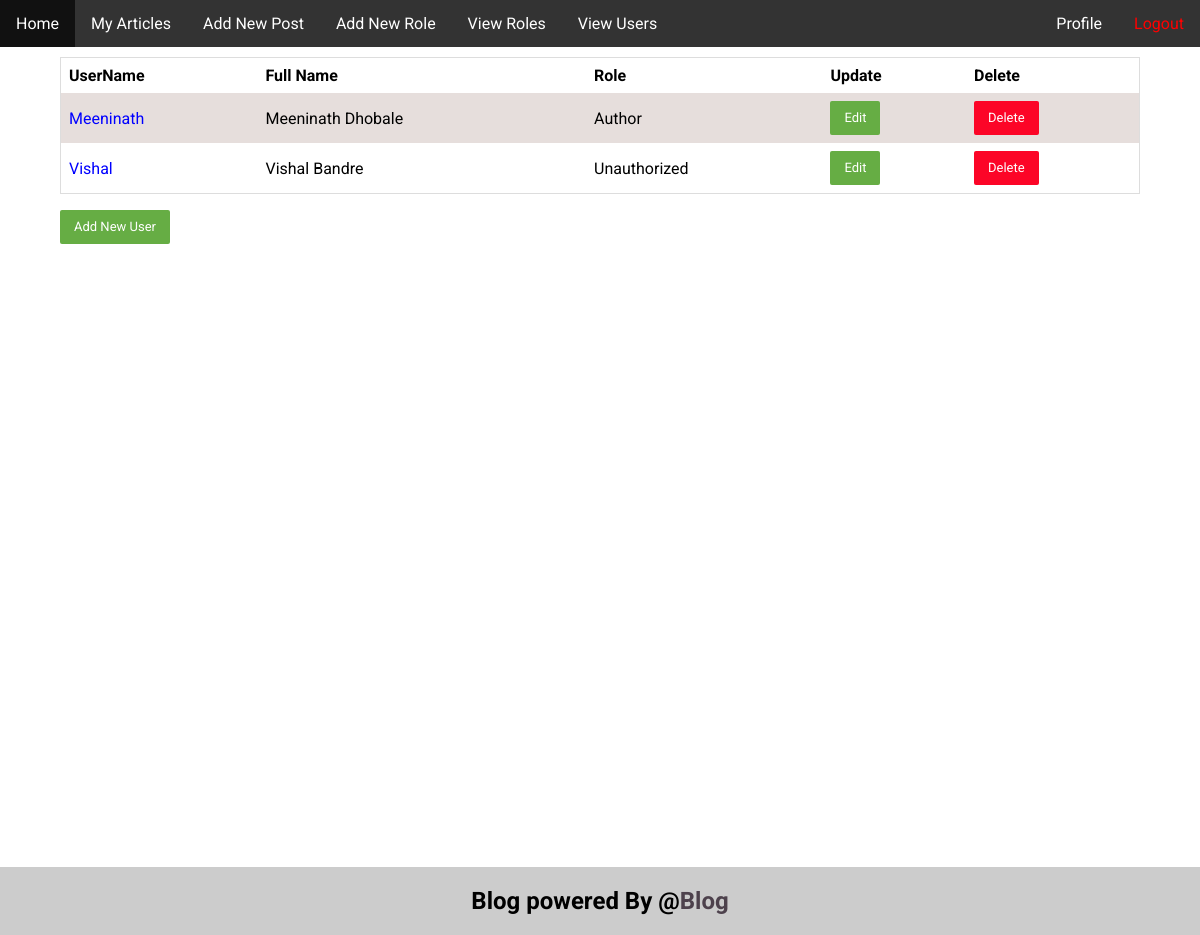
Screenshot of /admin/users-list.php (signed in) with the database file from the repository.
### tables this page shows
CREATE TABLE `users` (
  `userid` int(30) NOT NULL,
  `username` varchar(300) NOT NULL,
  `password` varchar(300) NOT NULL,
  `email` varchar(300) NOT NULL,
  `profileid` int(30) NOT NULL,
  `roleid` int(30) NOT NULL
);

CREATE TABLE `user_profile` (
  `profileid` int(30) NOT NULL,
  `userid` int(30) NOT NULL,
  `firstName` varchar(50) DEFAULT NULL,
  `middleName` varchar(50) DEFAULT NULL,
  `lastName` varchar(50) DEFAULT NULL,
  `displayProfile` text DEFAULT 'c4366c5874fde2c16822c3c36f2df8de.jpg',
  `mobile` text DEFAULT NULL,
  `email` text DEFAULT NULL,
  `city` varchar(300) DEFAULT NULL,
  `district` varchar(300) DEFAULT NULL,
  `state` varchar(300) DEFAULT NULL,
  `country` varchar(300) DEFAULT NULL
);

CREATE TABLE `role` (
  `roleid` int(30) NOT NULL,
  `role` varchar(300) NOT NULL
);

### admin/classes/User.php (called while the page is built, shortened)
<?php
require_once($_SERVER["DOCUMENT_ROOT"] . '/blog/includes/config.php');
class User
{
 function selectAllUsersById($id)
 {
  global $db;
  $stmt = $db->prepare('SELECT * FROM users WHERE userid != :userid');
  $stmt->execute(array(':userid' => $id));
  $row = $stmt->fetchAll();
  return $row;
 }
}
$User = new User;

### admin/classes/Profile.php (called while the page is built, shortened)
<?php
require_once($_SERVER["DOCUMENT_ROOT"] . '/blog/includes/config.php');
class Profile
{
  function selectUserDetailsById($id)
  {
    global $db;
    $profile = $db->query("SELECT * FROM user_profile where userid='" . $id . "'")->fetch();
    return $profile;
  }
}
$Profile = new Profile;

### admin/classes/Roles.php (called while the page is built, shortened)
<?php
require_once($_SERVER["DOCUMENT_ROOT"] . '/blog/includes/config.php');
class Roles{
  function selectRoleByUser($id)
  {
   global $db;
   $role = $db->query("SELECT * FROM role where roleid='" . $id . "'")->fetch();
   return $role;
  }
}
$Roles = new Roles;

### admin/users-list.php (the view, shortened to what this page needs)
<?php
require_once('../includes/config.php');
require_once('classes/User.php');
require_once('classes/Roles.php');
require_once('classes/Profile.php');
?>
<?php include("head.php"); ?>
<?php include("header.php"); ?>
<div class="content">
 <table>
  <tr>
   <th>UserName</th>
   <th>Full Name</th>
   <th>Role</th>
   <th>Update</th>
   <th>Delete</th>
  </tr>
  <?php
  try {
   $id = $_SESSION['userid'];
   $stmt = $User->selectAllUsersById($id);
   foreach ($stmt as $row) {
    $userid = $row['userid'];
    echo '<tr>';
    echo '<td> <a style="text-decoration:none; color:blue;" href="my-profile.php?id=' . $userid . '">' . ucwords($row['username']) . '</a></td>';
    $profile = $Profile->selectUserDetailsById($userid);
    if (isset($profile['firstName']) && isset($profile['lastName'])) {
     echo '<td> ' .ucwords($profile['firstName']) . ' ' . ucwords($profile['lastName']) . '</td>';
    } else {
     echo '<td> ' . ucwords($row['username']) . '</td>';
    }
    try {
     $roleid = $row['roleid'];
     $role = $Roles->selectRoleByUser($roleid);
     if(isset($role['role'])){
     echo '<td>' . $role['role'] . '</td>';
     }else{
      echo '<td> Unauthorized</td>';
     }
    } catch (PDOException $e) {
     echo '<td>NO Role Assign</td>';
    }
  ?>
    <td>
     <button class="editbtn">
      <a href="edit-current-user.php?id=<?php echo $row['userid']; ?>">Edit</a>
     </button>
    </td>
    <td>
     <button class="delbtn"><a href="del-confirm.php?id=<?php echo $row['userid']; ?>&choice=user">Delete</a></button>
    </td>
  <?php
    echo '</tr>';
   }
  } catch (PDOException $e) {
   echo $e->getMessage();
  }
  ?>
 </table>
 <p><button class="editbtn"><a href="../register.php">Add New User</a></button></p>
</div>
<?php include("footer.php"); ?>

### assets/css-min.css (style rules this page uses)
table { border-collapse: collapse; border-spacing: 0; width: 100%; border: 1px solid #ddd; }
th, td { text-align: left; padding: 8px; }
tr:nth-child(even) { background-color: #e6dedc; }
.editbtn { transition: all linear 0.2s; background: #66ad44; border: none; font-size: 13px; line-height: 22px; border-radius: 0; padding: 6px 14px; font-family: "Montserrat", sans-serif; border-radius: 2px; color: white; }
.editbtn a { text-decoration: none; color: #fefefe; }
.delbtn { transition: all linear 0.2s; background: #fc0527; border: none; font-size: 13px; line-height: 22px; border-radius: 0; padding: 6px 14px; font-family: "Montserrat", sans-serif; border-radius: 2px; color: white; }
.delbtn a { text-decoration: none; color: #fefefe; }

### assets/style.css (style rules this page uses)
* { font-family: "Roboto", sans-serif; }
body { margin: 0; font-family: "Lato", sans-serif; background-color: white; height: 100vh; }
p { text-align: justify; }
.content { padding: 10px 5%; width: 90%; height: 100%; float: left; border-left-color: #fff; border-right-color: #fff; }

### rows the page displays
users: username "Meeninath", profileid.firstName "Meeninath", profileid.lastName "Dhobale", roleid.role "Author"
users: username "Vishal", profileid.firstName "Vishal", profileid.lastName "Bandre", roleid.role "Unauthorized"
